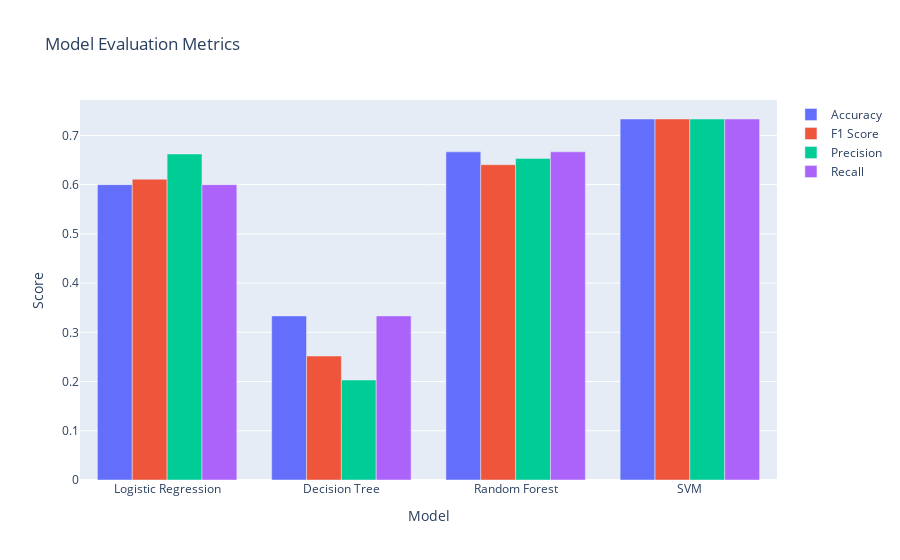

The notebook cell saved with this chart:
### Markdown cell above
### 4.2 Benchmark the trained models

### Code cell
# Create lists to store evaluation metrics for each model
model_names = []
accuracies = []
precisions = []
recalls = []
f1_scores = []
conf_matrices = []

# Loop through each trained model
for model_name in trained_models:
    # Make predictions on the test dataset
    y_pred = trained_models[model_name].predict(X_test)
    
    # Calculate evaluation metrics
    accuracy = accuracy_score(y_test, y_pred)
    precision = precision_score(y_test, y_pred, average='weighted')
    recall = recall_score(y_test, y_pred, average='weighted')
    f1 = f1_score(y_test, y_pred, average='weighted')
    conf_matrix = confusion_matrix(y_test, y_pred)
    
    # Append metrics to lists
    model_names.append(model_name)
    accuracies.append(accuracy)
    precisions.append(precision)
    recalls.append(recall)
    f1_scores.append(f1)
    conf_matrices.append(conf_matrix)

# Create a DataFrame to store the evaluation results
evaluation_df = pd.DataFrame({
    'Model': model_names,
    'Accuracy': accuracies,
    'Precision': precisions,
    'Recall': recalls,
    'F1 Score': f1_scores,
    'Confusion Matrix': conf_matrices
})

# Display the evaluation results
print(evaluation_df)

# Create the evaluation metrics bar chart using Plotly
fig = go.Figure()

fig.add_trace(go.Bar(x=model_names, y=accuracies, name='Accuracy'))
fig.add_trace(go.Bar(x=model_names, y=f1_scores, name='F1 Score'))
fig.add_trace(go.Bar(x=model_names, y=precisions, name='Precision'))
fig.add_trace(go.Bar(x=model_names, y=recalls, name='Recall'))

fig.update_layout(title='Model Evaluation Metrics',
                  xaxis_title='Model',
                  yaxis_title='Score',
                  barmode='group')

fig.show()

### Figure 1 — Plotly figure (JSON) as saved in the notebook; plotly's stock layout.template omitted (floating-point values rounded to 4 significant figures)
{"data": [{"name": "Accuracy", "type": "bar", "x": ["Logistic Regression", "Decision Tree", "Random Forest", "SVM"], "y": [0.6, 0.3333, 0.6667, 0.7333]}, {"name": "F1 Score", "type": "bar", "x": ["Logistic Regression", "Decision Tree", "Random Forest", "SVM"], "y": [0.6111, 0.2519, 0.6405, 0.7333]}, {"name": "Precision", "type": "bar", "x": ["Logistic Regression", "Decision Tree", "Random Forest", "SVM"], "y": [0.6622, 0.203, 0.6533, 0.7333]}, {"name": "Recall", "type": "bar", "x": ["Logistic Regression", "Decision Tree", "Random Forest", "SVM"], "y": [0.6, 0.3333, 0.6667, 0.7333]}], "layout": {"barmode": "group", "title": {"text": "Model Evaluation Metrics"}, "xaxis": {"title": {"text": "Model"}}, "yaxis": {"title": {"text": "Score"}}}}
